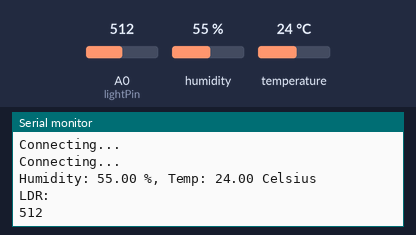
The sketch below on a simulated ESP8266 (NodeMCU). On the bench: the last lines printed to the serial monitor. The test bench sets the inputs (shaded band); at power-on: humidity 55 %, A0 (lightPin) = 512, temperature 24 °C. WiFi joins after 1.5 s; servers stay silent unless stated; uploads are accepted with an empty reply.

Above: at 3.2 s.
3.3 s: humidity set to 22 %
At 5.4 s:
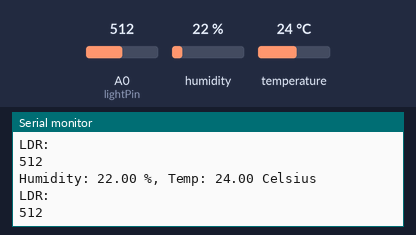
6.2 s: A0 (lightPin) set to 716
At 6.8 s:
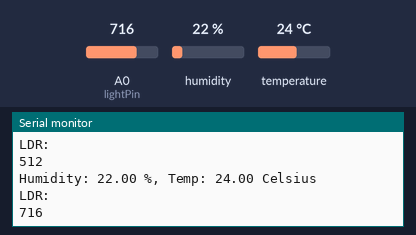
9.1 s: temperature set to 12 °C
At 11.7 s:
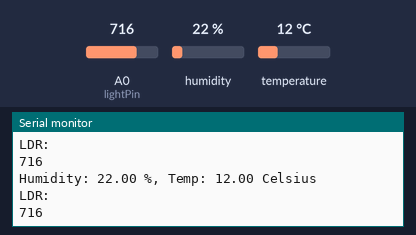
12.0 s: A0 (lightPin) set to 900
At 14.5 s:
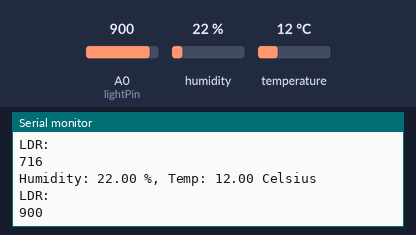
14.9 s: humidity set to 40 %
At 15.8 s:
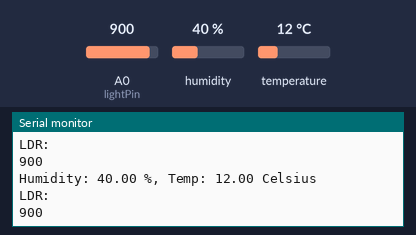
Timing chart, 0 to 17.9 s (numbered marks = the images above; inputs shaded):
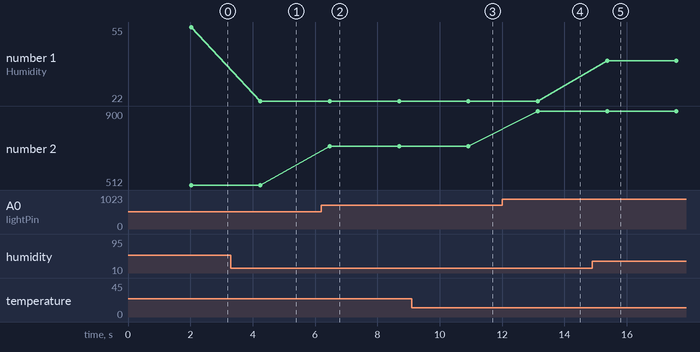

The sketch:

IOT_j.ino
```cpp
#include "arduino.h"
#include "DHT.h"
#include <ESP8266WiFi.h>
#include <ESP8266HTTPClient.h>

#define DHTTYPE DHT11
#define dht_dpin D4
DHT dht(dht_dpin, DHTTYPE);

float hum;
float temp;
const int lightPin = A0 ;
const char* ssid = "MotoG";
const char* password = "11001100";
int ldr ;

void setup()
{
    Serial.begin(115200);
    dht.begin();
    WiFi.begin(ssid, password);
    while (WiFi.status() != WL_CONNECTED)
    {
        delay(1000);
        Serial.print("\nConnecting...");
    }
    pinMode(lightPin,INPUT) ;
}

void loop()
{
    hum = dht.readHumidity();
    temp= dht.readTemperature();
    ldr = analogRead(lightPin) ;
    //Displaying the data in serial monitor
    Serial.print("\n\nHumidity: ");
    Serial.print(hum);
    Serial.print(" %, Temp: ");
    Serial.print(temp);
    Serial.println(" Celsius");
    Serial.println("LDR: ");
    Serial.println(ldr);

    if (WiFi.status() == WL_CONNECTED)
    {
        HTTPClient http;
  //Replace ##YourNodeID## with the Node ID generated in the website
        String url = "http://overwatch.pulseflare.com/api/weather/insert.php?nid=5a97dd6e58baa&temp=" + String(temp) + "&hum="+ String(hum);
        http.begin(url);
        int httpCode = http.GET();
        if (httpCode > 0)
        {
      //Check return JSON payload
            String payload = http.getString();
            Serial.println(payload);
        }
        http.end();
    }
    //Don't remove or decrease this delay, sometimes ESP8266 needs 2 seconds delay to re-initiate http requests
    delay(2000);
}
```

Measured:
- after the input at 3.3 s, the serial monitor: prints a new line after 0.95 s (image 1)
- after the input at 6.2 s, the serial monitor: prints a new line after 0.27 s (image 2)
- after the input at 9.1 s, the serial monitor: prints a new line after 1.8 s (image 3)
- after the input at 12.0 s, the serial monitor: prints a new line after 1.1 s (image 4)
- after the input at 14.9 s, the serial monitor: prints a new line after 0.47 s (image 5)
- plotted number 1: 55 → 22 after the input at 3.3 s, 22 → 40 after the input at 14.9 s
- plotted number 2: 512 → 716 after the input at 6.2 s, 716 → 900 after the input at 12.0 s
